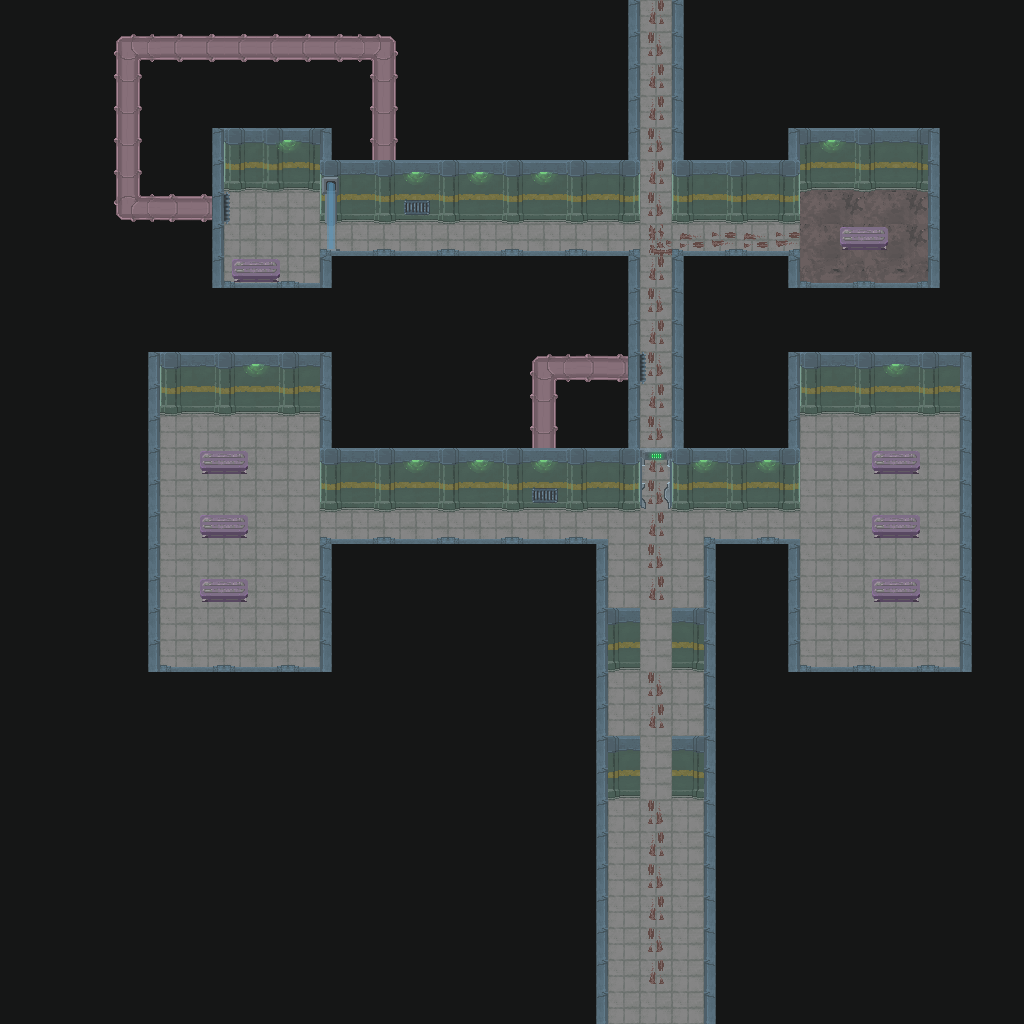

This is a level from a 2D game, rendered from its Tiled map with the project's own tilesets. A one-line summary and the map file follow, with tile-layer data summarised:
An orthogonal 32x32 tile map with 32x32 px tiles, 6 tile layers (Floor, Mask, Wall, Object, ...) and 14 objects (6x 2, 5x 1, respawn, Boot, acid).

<map version="1.5" tiledversion="1.6.0" orientation="orthogonal" renderorder="right-down" width="32" height="32" tilewidth="32" tileheight="32" infinite="0" nextlayerid="10" nextobjectid="16">
 <editorsettings>
  <export target="dash.json" format="json" />
 </editorsettings>
 <tileset firstgid="1" name="tileset" tilewidth="32" tileheight="32" tilecount="640" columns="10">
  <image source="tileset.png" trans="ff00ff" width="320" height="2048" />
  <tile id="6">
   <properties>
    <property name="collides" type="bool" value="true" />
   </properties>
  </tile>
  <tile id="7">
   <properties>
    <property name="collides" type="bool" value="true" />
   </properties>
  </tile>
  <tile id="34">
   <properties>
    <property name="collides" type="bool" value="true" />
   </properties>
  </tile>
  <tile id="44">
   <properties>
    <property name="collides" type="bool" value="true" />
   </properties>
  </tile>
  <tile id="47">
   <properties>
    <property name="collides" type="bool" value="false" />
   </properties>
  </tile>
 </tileset>
 <layer id="1" name="Floor" width="32" height="32">
  <data>[1024 cells, 222 non-empty, 5 distinct tile ids]</data>
 </layer>
 <layer id="8" name="Mask" width="32" height="32">
  <data>[1024 cells, 1021 non-empty, 5 distinct tile ids]</data>
 </layer>
 <layer id="2" name="Wall" width="32" height="32">
  <data>[1024 cells, 226 non-empty, 18 distinct tile ids]</data>
 </layer>
 <layer id="5" name="Object" width="32" height="32">
  <data>[1024 cells, 60 non-empty, 20 distinct tile ids]</data>
 </layer>
 <layer id="3" name="Overhead" width="32" height="32">
  <data>[1024 cells, 80 non-empty, 12 distinct tile ids]</data>
 </layer>
 <layer id="4" name="Lighting" width="32" height="32">
  <data>[1024 cells, 0 non-empty, 0 distinct tile ids]</data>
 </layer>
 <objectgroup id="7" name="Events">
  <object id="1" name="respawn" x="654.333" y="162.485">
   <point />
  </object>
  <object id="2" name="VentIn" type="1" x="416.333" y="240.75">
   <point />
  </object>
  <object id="3" name="VentOut" type="1" x="241" y="216.667">
   <point />
  </object>
  <object id="4" name="VentIn" type="2" x="656.333" y="378">
   <point />
  </object>
  <object id="5" name="VentOut" type="2" x="545.667" y="530.333">
   <point />
  </object>
  <object id="6" name="Exit" type="2" x="656.666" y="881.333">
   <point />
  </object>
  <object id="7" name="path" type="1" x="187.778" y="410.026">
   <polygon points="-1.94462,27.651 107.661,26.4744 107.722,228.474 -1.32588,227.679" />
  </object>
  <object id="8" name="path" type="2" x="830.667" y="410.667">
   <polygon points="-1.94462,27.651 109.661,28.4744 110.222,229.474 -1.32588,227.679" />
  </object>
  <object id="10" name="key" type="1" x="854.667" y="228">
   <point />
  </object>
  <object id="11" name="key" type="2" x="237.333" y="520">
   <point />
  </object>
  <object id="12" name="door" type="1" x="655.909" y="640.031">
   <point />
  </object>
  <object id="13" name="door" type="2" x="655.969" y="767.969">
   <point />
  </object>
  <object id="14" name="Boot" x="256.667" y="265.167">
   <point />
  </object>
  <object id="15" name="acid" x="656" y="558.5">
   <point />
  </object>
 </objectgroup>
</map>
